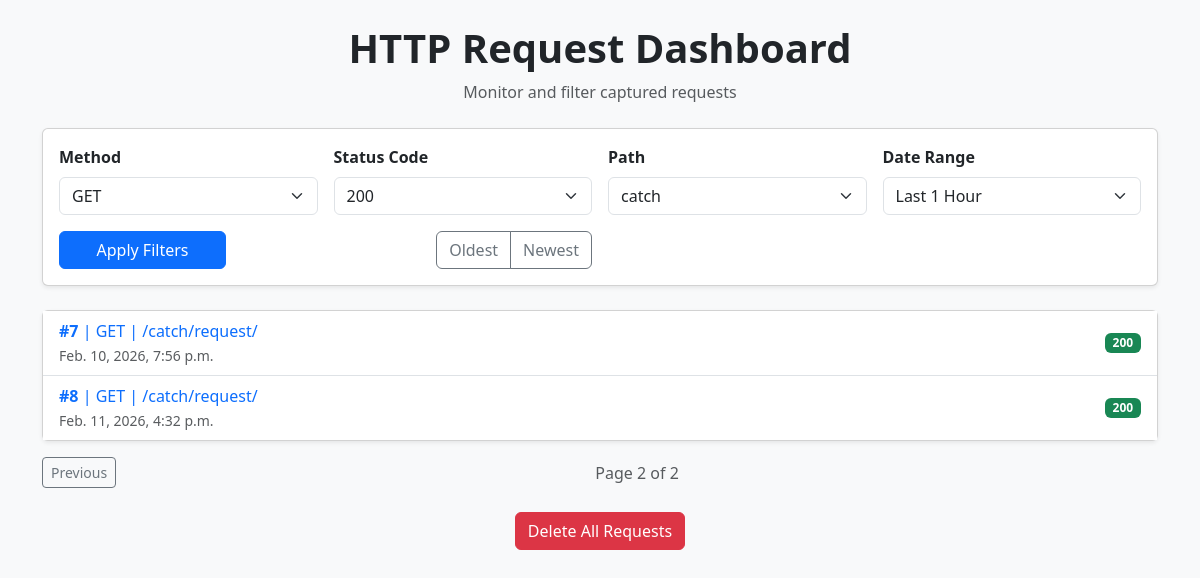
The app's page /view/allrequests/?sort=timestamp_asc&page=3, older data.
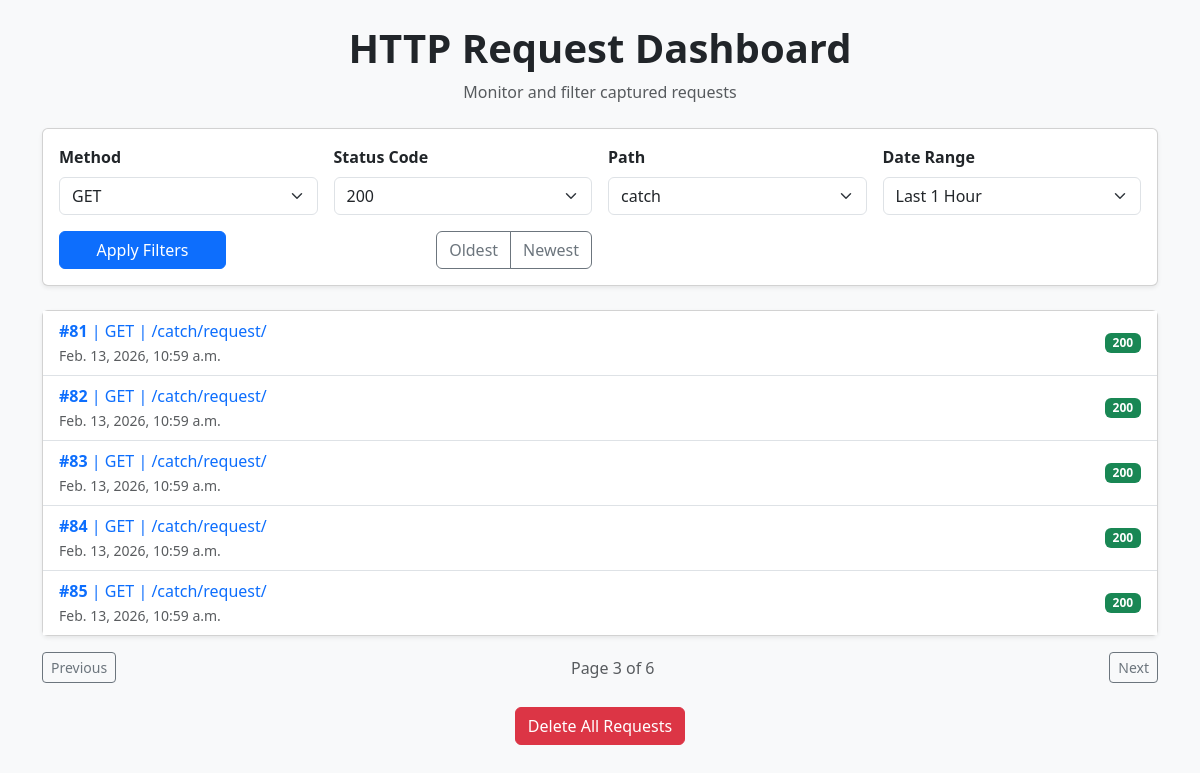
The same page, newer data.
### webhooks/models.py (models this page shows, shortened)
class HttpRequest(models.Model):
    timestamp = models.DateTimeField("Request Date and Time")
    http_method = models.CharField(max_length=200)
    response_status = models.IntegerField(null=True, blank=True)
    content_type = models.TextField(null=True, blank=True)
    ip_addr = models.GenericIPAddressField(null=True, blank=True)
    headers = models.TextField()
    path = models.CharField(max_length=200)
    query_params = models.TextField(null=True, blank=True)
    request_body = models.TextField(null=True, blank=True)

### webhooks/views.py (the view)
# urls.py: path('allrequests/', views.viewRequests, name="getAllRequests"),
def viewRequests(request):
    query_params = request.GET.copy()
    allrecords = HttpRequest.objects.all().order_by("-timestamp")
    method = request.GET.get("Method")
    status = request.GET.get("Status Code")
    path  = request.GET.get("Path")
    date_filter = request.GET.get("Date Range")
    sortType = request.GET.get("sort")
    if 'page' in query_params:
        query_params.pop('page')
    if method:
        allrecords = allrecords.filter(http_method=method)
    if status:
        allrecords = allrecords.filter(response_status = status)
    if path:
        path = "/" + path
        allrecords = allrecords.filter(path__startswith = path)
    allrecords = date_query_set(date_filter, allrecords)
    if sortType == "timestamp_asc":
        allrecords = allrecords.order_by("timestamp")
    paginator = Paginator(allrecords, 5)
    page_number = request.GET.get('page')
    page_obj = paginator.get_page(page_number)
    filters = {
        'Method': ['GET', 'POST', 'DELETE', 'PUT'],
        'Status Code': [200, 404, 400],
        'Path': ['catch', 'admin'],
        'Date Range': ["Last 1 Hour", "Last 24 Hours", "Last 7 Days", "Last 30 Days"]
    }
    return render(request, "index.html", {"page_obj": page_obj, "records": page_obj.object_list, "filters": filters, "active_method": method, "query_params": query_params.urlencode()})

### webhooks/views.py (called while the page is built)
def date_query_set(filter, allrecords):
    curr = timezone.now()
    filters = {
        "Last 1 Hour": timedelta(hours=1),
        "Last 24 Hours": timedelta(hours=24),
        "Last 7 Days": timedelta(days=7),
        "Last 30 Days": timedelta(days=30)
    }
    delta = filters.get(filter)
    if not delta:
        return allrecords
    cutoff = curr - delta
    return allrecords.filter(timestamp__gte = cutoff)

### webhooks/templates/index.html (shortened to what the changed rows need)
{% load bootstrap5 %}
<!DOCTYPE html>
<html lang="en">
<head>
    {% bootstrap_css %}
</head>
<body class="bg-light">
<div class="container py-4">
    <div class="text-center mb-4">
        <h1 class="fw-bold">HTTP Request Dashboard</h1>
    </div>
    <div class="card shadow-sm mb-4">
        <div class="card-body">
            <form method="get">
                <div class="row g-3 align-items-end">
                    {% for key, values in filters.items %}
                        <div class="col-md-3">
                            <label class="form-label fw-semibold">{{ key }}</label>
                            <select name="{{ key }}" id="{{ key }}" class="form-select">
                                {% for val in values %}
                                    <option value="{{val}}" {% if val == active_method %} selected {% endif %}>
                                        {{ val }}
                                    </option>
                                {% endfor %}
                            </select>
                        </div>
                    {% endfor %}
                </div>
            </form>
        </div>
    </div>
    <div class="card shadow-sm">
        <div class="card-body p-0">
            <ul class="list-group list-group-flush">
                {% for req in records %}
                    <li class="list-group-item d-flex justify-content-between align-items-center">
                        <div>
                            <a href="{% url 'getRequest' req.id %}" class="text-decoration-none">
                                <strong>#{{ req.id }}</strong> |
                                {{ req.http_method }} |
                                {{ req.path }}
                                <br>
                                <small class="text-muted">
                                    {{ req.timestamp }}
                                </small>
                            </a>
                        </div>
                        <span class="badge
                            {% if req.response_status < 300 %}
                                bg-success
                            {% elif req.response_status < 500 %}
                                bg-warning text-dark
                            {% else %}
                                bg-danger
                            {% endif %}
                        ">
                            {{ req.response_status }}
                        </span>
                    </li>
                {% empty %}
                    <li class="list-group-item text-center text-muted">
                        No requests captured yet.
                    </li>
                {% endfor %}
            </ul>
        </div>
    </div>
    <div class="d-flex justify-content-between align-items-center mt-3">
        <div>
            <span class="text-muted">
                Page {{ page_obj.number }} of {{ page_obj.paginator.num_pages }}
            </span>
        </div>
        <div>
            {% if page_obj.has_next %}
                <a class="btn btn-outline-secondary btn-sm"
                   href="?{{ query_params }}&page={{ page_obj.next_page_number }}">
                    Next
                </a>
            {% endif %}
        </div>
    </div>
</div>
</body>
</html>

Row changes from the older to the newer data that the page shows:
removed HttpRequest: id "7", http_method "GET", path "/catch/request/", timestamp "Feb. 10, 2026, 7:56 p.m.", response_status "200"
removed HttpRequest: id "8", http_method "GET", path "/catch/request/", timestamp "Feb. 11, 2026, 4:32 p.m.", response_status "200"
added HttpRequest: id "81", http_method "GET", path "/catch/request/", timestamp "Feb. 13, 2026, 10:59 a.m.", response_status "200"
added HttpRequest: id "82", http_method "GET", path "/catch/request/", timestamp "Feb. 13, 2026, 10:59 a.m.", response_status "200"
added HttpRequest: id "83", http_method "GET", path "/catch/request/", timestamp "Feb. 13, 2026, 10:59 a.m.", response_status "200"
added HttpRequest: id "84", http_method "GET", path "/catch/request/", timestamp "Feb. 13, 2026, 10:59 a.m.", response_status "200"
added HttpRequest: id "85", http_method "GET", path "/catch/request/", timestamp "Feb. 13, 2026, 10:59 a.m.", response_status "200"
Text that changed along with them:
{{ page_obj.number }}: "2" → "3"
{{ page_obj.paginator.num_pages }}: "2" → "6"
text now shown: "Next"
